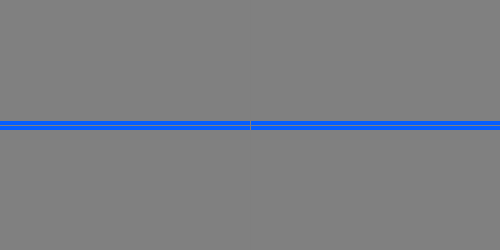
Frame 1 (no input)
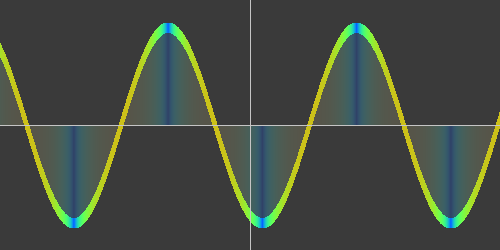
Frame 60 (no input)
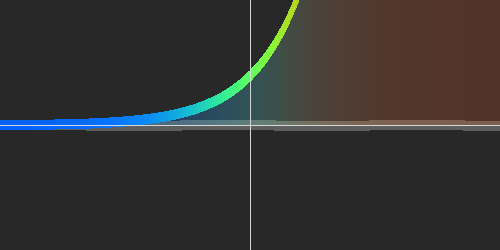
Frame 120 (the mouse pressed at the canvas centre since frame 60)

The p5.js sketch that drew these frames (run headless with seeded random() and noise() and a simulated clock; from frame 60 on, the mouse is pressed at the canvas centre):

// p5.js sketch
// ── sketch.js
function SingleToMulti(x,y,value,epsilon)
{
	let permission = 0;
	if(y < value + epsilon && y > value - epsilon)
	{	
		permission = 256;
	}
	else if((y < value && y > 0) || (y > value && y < 0))
	{
		permission = 50;
	}
	return permission;
}

function Integralof(f,n)
{
	return function(x)
	{
		let h = x/n;
		let value = 0;
		
		for(let i = 0; i < n ; i ++)
		{
			let addValue = (h/2)*(f(i*h)+f((i+1)*h));
			if(isFinite(addValue)){value += addValue}
		}
		return value;
	}
}

function Derivativeof(f,h)
{
	return function(x)
	{
		return (f(x+h)-f(x))/h;
	}
}

function Color(value, colorID) //0 -> red 1-> green 2-> blue
{
	let x = value -1 + colorID;
	return 255*Math.exp((-1)*Math.pow(x,2));
}

function drawAxis()
{
	loadPixels();
	let graph = function(x,y,t)
	{
		let value  = false;
		if(x === 0 || y === 0)
		{
			value = true;
		}
		return value;
	}
	for(let X = 0; X<width ; X++)
	{
		let x = X - width/2;
		for(let Y = 0; Y < height ; Y++)
  		{
  			let y = -Y + height/2;
  			let index = 4*(X + Y*width);
  			if(graph(x,y,t))
	  		{
	  			for(let i = 0; i < 3; i++)
	  			{
	  				//OriginalColor = pixels[index + i]
	  				pixels[index + i] = 255 - bgColor;// - OriginalColor;
	  			}
	  		}
  		}
	}
	updatePixels();
}

function drawFunction(F,colorValue)  // -1 to 1
{
	if(typeof colorValue === "undefined"){colorValue = random(-1,1)}
	loadPixels();
	let f = [];
	let G = Derivativeof(F,Math.pow(10,-10));
	let g = [];
	for(let X = 0; X<width ; X++)
	{
		let x = X - width/2;
		if(!f[X]){f[X] = F(x)}
		if(!g[X]){g[X] = G(x)}
		for(let Y = 0; Y < height ; Y++)
  		{
  			let y = -Y + height/2;
  			let index = 4*(X + Y*width);
  			let permission = SingleToMulti(x,y,f[X],(Math.abs(g[X])+5));
  			if(permission > 0 || f[X] !== undefined)
  			{
  				let percentage = permission/256;
	  			for(let i = 0; i < 3; i++)
	  			{
	  				let oldColor = pixels[index+1];
	  				pixels[index + i] = oldColor*(1-percentage) + Color(-1/(Math.abs(g[X]/2)+0.5)+1,i) * (percentage);
	  			}
  			}
  		}
  	}
  	updatePixels();
}

function setup() 
{
	createCanvas(500,250);
	pixelDensity(1);
	frameRate(60);
  	background(0);
	t = 0;
}

function draw()
{
	//if(t>=0){frameRate(0.001)}
	let F = function(A)
	{
		//return 150*sin(t/17)*(Math.sin(A/(30*sin(t/57))))
		return Math.pow(sin(t/40),5)*100*sin((A-t)/30);
	}
	let G = function(A)
	{
		let period = 1500;
		let time = t%period;
		if(time >= 100 && time < 100 + 20){return 50*exp(A/50)}
		else if(time >= 300 && time < 300 + 20){return 20*Math.pow(A/20,2)-100}
		else if(time >= 420 && time < 420 + 20){return 40*Math.log(Math.abs(A/80))}
		else if(time >= 670 && time < 670 + 20){return 100*Math.exp(-Math.pow(A/50,2))}
		else if(time >= 850 && time < 850 + 20){return height/3}
		else if(time >= 1050 && time < 1050 + 20){return 2000/A}
		else if(time >= 1200 && time < 1200 + 20){return 50 * Math.tan(A/40 + Math.PI/2)}
		else if(time >= 1400 && time < 1400 + 30){return 10*Math.sin(A/10) + A}
		return undefined;
	}
	let Daylight = function(A)
	{
		B = Math.sin(A);
		if(B>=0)
		{
			return Math.pow(B,1/3);
		}
		return -Math.pow((-1)*B,1/3);
	}
	bgColor = (-Daylight(t/360)+1)*128;
	background(bgColor);
	drawFunction(F);
	drawFunction(G);
	drawAxis();
  	t++;
}
// ── functions.js



function sinT(x,y,t)
{
	let value = -2
	let epsilon = 10*(Math.sin(t/15)+0.5) * Math.abs(Math.cos(x/10+t))
	if(y < 100*Math.sin(x/10+t) + epsilon && y > 100*Math.sin(x/10+t) - epsilon)
	{	
		value = 1;
	}
	return value;
}

function quadratic(x,y,t)
{
	let value = -2
	let epsilon = Math.abs(2*Math.pow(x/20,1))
	if(y < Math.pow(x/20,2) + epsilon && y > Math.pow(x/20,2) - epsilon)
	{	
		value = 1;
	}
	return value;
}

function Integralof(f,n)
{
	return function(x)
	{
		eliminateSingularities = function(F,epsilon)
		{
			return function(A)
			{
				if(!isFinite(F(A)))
				{
					return F(A + epsilon)
				}
				return F(A)
			}
		}
		let h = x/n
		let value = 0
		
		for(let i = 0; i < n ; i ++)
		{
			let Sign = function(Number){if(Number < 0){return 1}return -1}(x)
			let Start = function(Number){if(Number === 0){return -1}return 1}(i)
			let Direction = Sign * Start
			let Epsilon = 1 * Direction
			let addValue = (h/2)*(eliminateSingularities(f,Epsilon)(i*h)+eliminateSingularities(f,Epsilon)((i+1)*h))
			//let addValue = (h/2)*(f(i*h)+f((i+1)*h))
			if(isFinite(addValue)){value += addValue}
		}
		return value
	}
}
